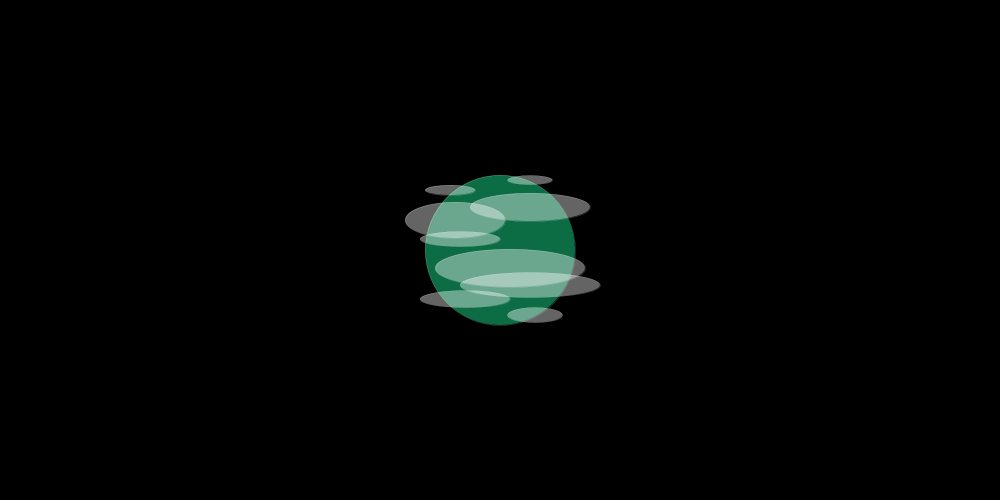
Frame 1 (no input)
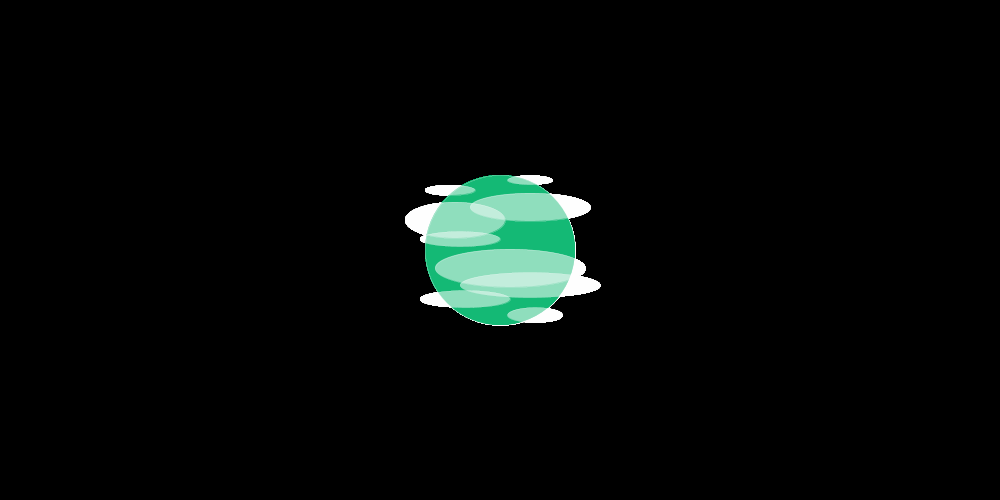
Frame 60 (the mouse pressed at the canvas centre just before this capture)
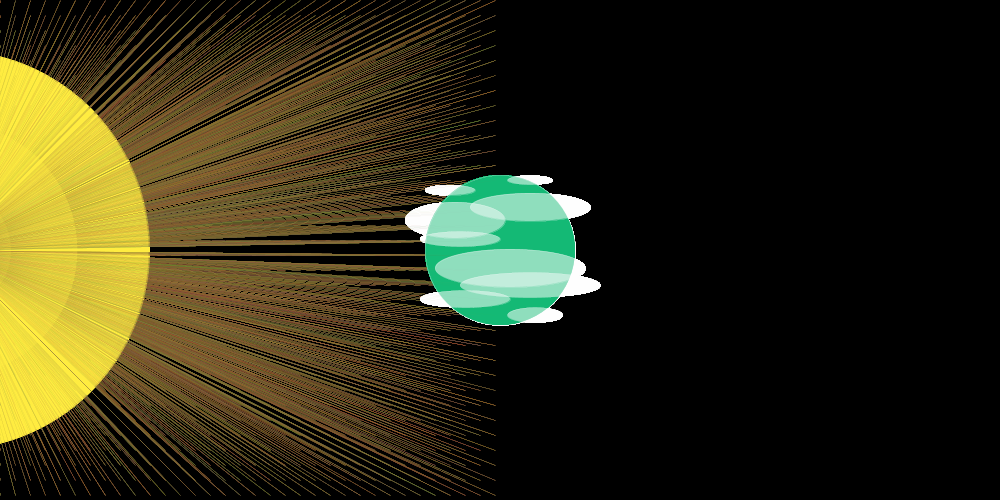
Frame 120 (the mouse held since frame 60 and released just before this capture)

The Processing sketch that drew these frames (run headless with seeded random() and noise(); from frame 60 on, the mouse is pressed at the canvas centre):

// Processing sketch: processing_73272
// ── processing_73272.pde

//Space by Vesselina Ivanova

float r=0;
float down=0;
float starY;
float fade;

void setup(){
  size(1000,500);
  smooth();
  strokeWeight(.1);
  background(0);
}

void draw(){
  //Sun left
  if(mouseX<=500 && mousePressed){
    for(down=0;down<500;down=down+15){
      for(r=0;r<500;r=r+15){
      stroke(random(255),random(200),random(100),random(100));
      line(-50,250,r,down);
      }
    }
    fade++;
    fill(255,236,64,random(255));
    noStroke();
    ellipse(-50,250,400*sin(fade),400*sin(fade));
    
  }else if(mouseX>=500 && mousePressed){
    noStroke();
    fill(227,224,135,255);
    ellipse(770,200,70,70);
    fill(0);
    ellipse(780,200,70,70);
    for(starY=500;starY<1000;starY=starY+20){
      noStroke();
      fill(random(255),random(255),random(255),random(255));
      ellipse(random(500,1000),random(starY),1,1);
    }
  }
  if(mouseX>500 && mousePressed==true){
    fill(random(100));
    ellipse(mouseX+20,mouseY+20,4,4);
  }
  
  //Earth & clouds
  stroke(255);
  fill(21,185,118,150);
  ellipse(width/2, height/2,150,150);
  fill(255,255,255,100);
  ellipse(530,285,140,25);
  ellipse(510,268,150,38);
  ellipse(455,220,100,36);
  ellipse(460,239,80,15);
  ellipse(530,207,120,28);
  ellipse(465,299,90,17);
  ellipse(450,190,50,10);
  ellipse(530,180,45,9);
  ellipse(535,315,55,15);
}
